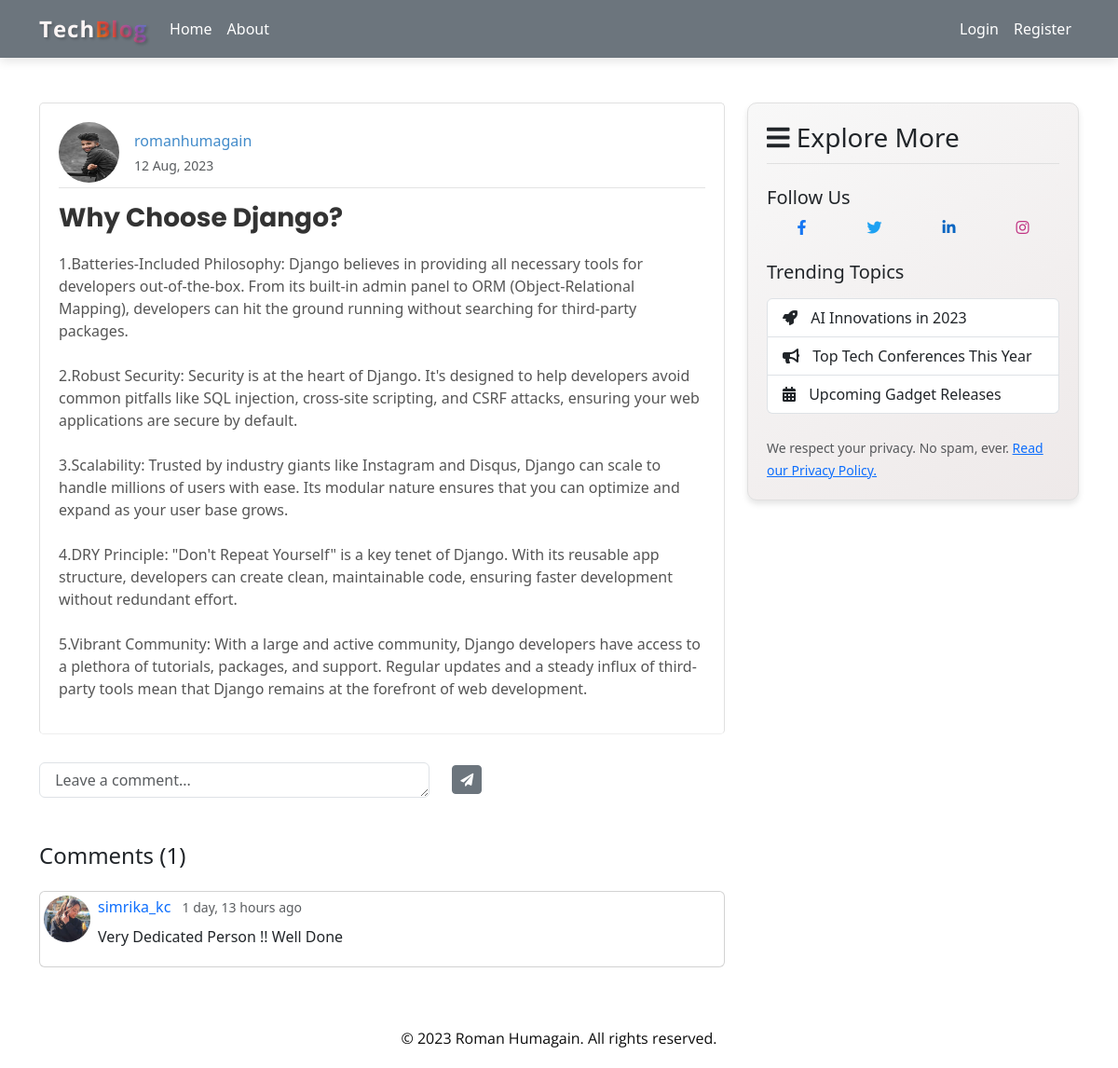
The page /post-details/why-choose-django-five-quick-reasons-1621c9d3-7f1a-4613-a6ff-3b3df8cd0a9d/ on the database as committed earlier.
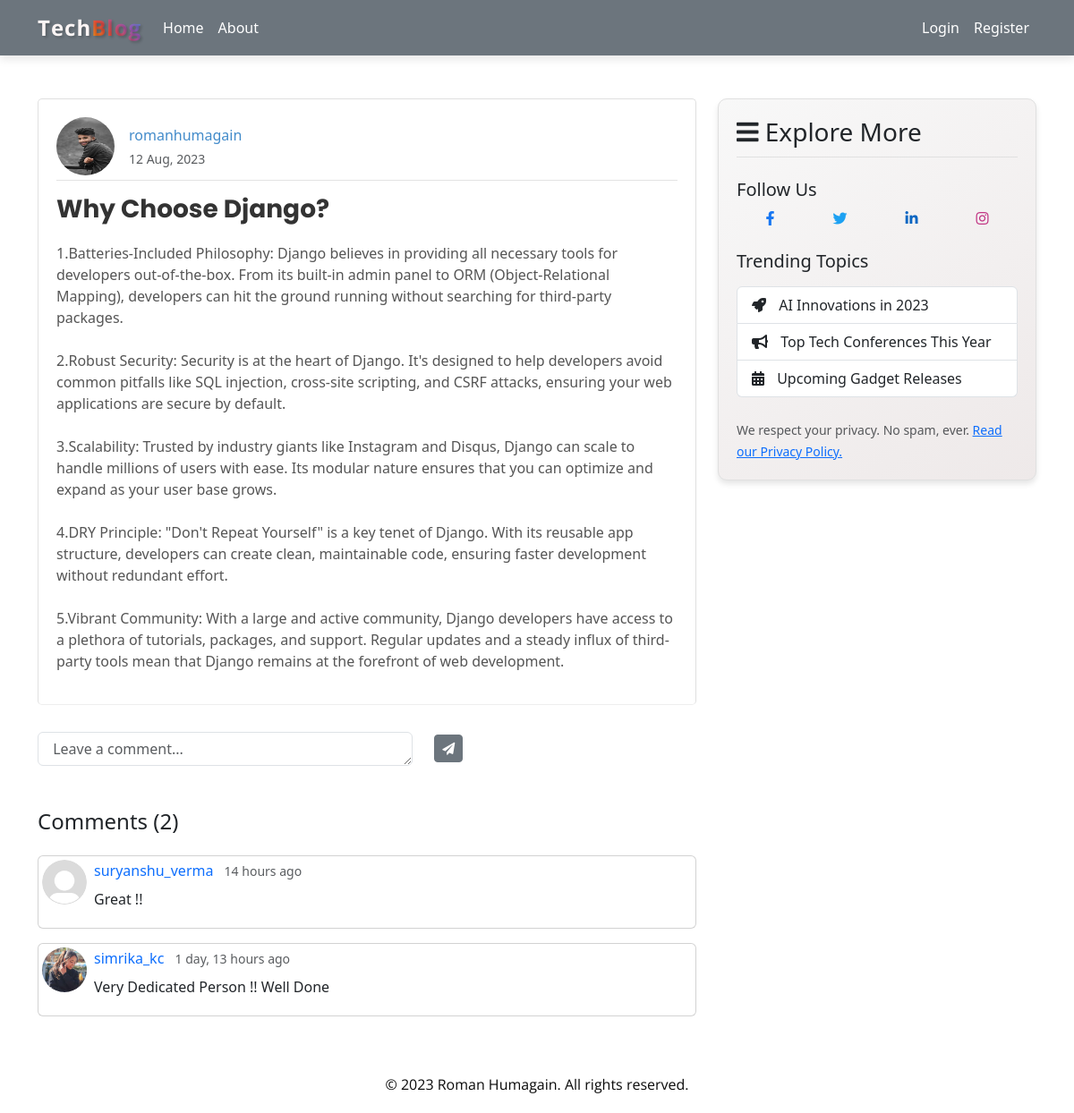
The same page on the database as committed later.
### Blog/models.py (models this page shows, shortened)
class BlogComment(models.Model):
  user = models.ForeignKey(User , on_delete=models.CASCADE)
  post = models.ForeignKey(BlogPost , on_delete=models.CASCADE)
  comment = models.TextField()
  parent_comment = models.ForeignKey('self' , on_delete=models.CASCADE , null=True )
  comment_posted_date = models.DateTimeField(default= timezone.now)

### Users/models.py (models this page shows, shortened)
class Profile(models.Model):
    user = models.OneToOneField(User, on_delete=models.CASCADE)
    slug = models.SlugField(null=True,unique=True)
    profile_pic = models.ImageField(default='profile_pics/default.jpg', upload_to='profile_pics')
    bio = models.TextField(max_length=200, null=True, default=None)
    follower = models.IntegerField(null=True, default=0)

### Blog/views.py (the view)
# urls.py: path('post-details/<slug:slug>/' , PostDetailsView.as_view() , name="post-details"),
class PostDetailsView(DetailView):
  model = BlogPost
  template_name = 'blog/post_detail.html'
  def get_context_data(self, **kwargs):
    context = super().get_context_data(**kwargs)
    post = get_object_or_404(BlogPost, slug = self.kwargs.get('slug'))
    context['comments'] = BlogComment.objects.filter(post = post).order_by('-comment_posted_date')
    return context

### Blog/templates/blog/post_detail.html (shortened to what this page needs)
{% extends 'blog/base.html' %}
{% block body %}
{% load humanize %}
<article class="media content-section">
    <div class="media-body">
        <div class="article-metadata d-flex flex-column flex-md-row justify-content-between">
            <div class="d-flex flex-column flex-md-row align-items-start align-items-md-center mb-2 mb-md-1">
                <img class="rounded-circle article-img mr-md-3" src="{{ object.author.profile.profile_pic.url }}"
                     style="width: 65px; height: 65px;">
                <div class="mt-2 mt-md-0">
                    {% if user.profile.slug == object.author.profile.slug %}
                        <a class="d-block font-weight-bold" href="{% url 'user_profile' %}">{{ object.author }}</a>
                    {% else %}
                        <a class="d-block font-weight-bold" href="{% url 'user-profile-details' object.author.profile.slug  %}">{{ object.author }}</a>
                    {% endif %}
                    <small class="text-muted d-block mt-1">{{ object.date_posted|date:"j M, Y" }}</small>
                </div>
            </div>
        </div>
        <h3><a class="article-title" href="">{{ object.title }}</a></h3>
        <p class="article-content">{{ object.content }}</p>
    </div>
</article>
{% if not user.profile.slug == object.author.profile.slug %}
<form action="{% url 'post-comment' object.slug %}" method="POST">
<div class="row mt-3">
    <div class="col-8 col-md-7">
        <textarea name="comment" class="form-control" rows="1" placeholder=" Leave a comment..."></textarea>
    </div>
    <div class="col-2 col-md-4 d-flex align-items-center">
        <button type="submit" class="btn btn-secondary btn-sm mr-4">
            <i class="fas fa-paper-plane"></i>
        </button>
    </div>
</div>
</form>
{% endif %}
<section class="mt-5">
    <h4 class="mb-4">Comments ({{comments.count}})</h4>
    {% for comment in comments %}
        <div class="card mb-3 p-1">
            <div class="d-flex">
                <div class="pr-3">
                    <img class="rounded-circle" src="{{ comment.user.profile.profile_pic.url }}" alt="{{ comment.user.username }}" style="width: 50px; height: 50px;">
                </div>
                <div>
                    <div class=" mb-2" >
                        {% if comment.user.profile.slug == user.profile.slug %}
                            <a class="font-weight-bold mx-2 text-primary" href="{% url 'user_profile' %}" style="text-decoration: none;" >{{ comment.user.username }}</a>
                        {% else %}
                            <a class="font-weight-bold mx-2" href="{% url 'user-profile-details' comment.user.profile.slug  %}" style="text-decoration: none;">{{ comment.user.username }}</a>
                        {% endif %}
                        <small class="text-muted">{{ comment.comment_posted_date|naturaltime }}</small>
                    </div>
                    <p class=" mx-2">{{ comment.comment }}</p>
                </div>
            </div>
        </div>
    {% empty %}
        <p class="text-muted mt-3">No comments yet. Be the first one to comment!</p>
    {% endfor %}
</section>
{% endblock body %}

Rows that differ between the two databases and show on the page:
added BlogComment: user.profile.profile_pic (placeholder picture), user.username "suryanshu_verma", comment_posted_date "14 hours ago", comment "Great !!"
Other text that changed with them:
{{ comments.count }}: "1" → "2"
